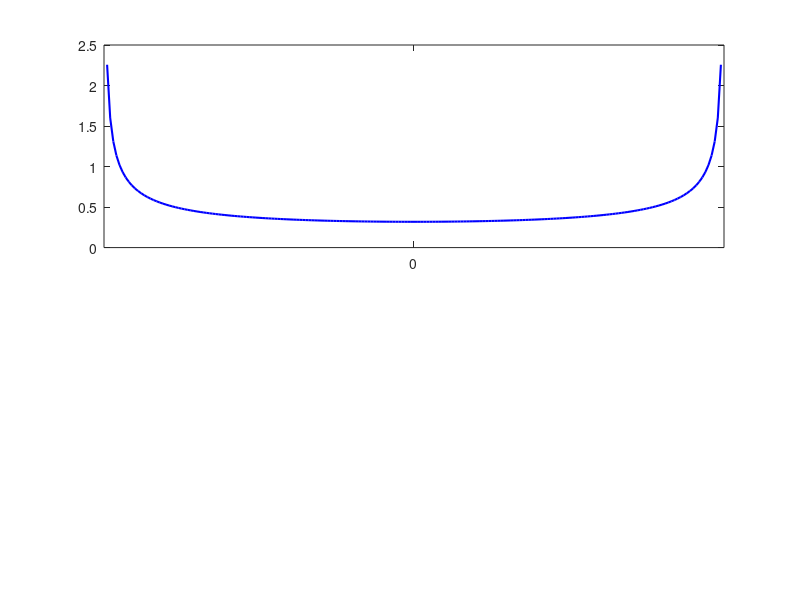

The MATLAB source for this figure: (Note: this script raises an error after producing the figure.)
clear;
clc;

grid_size = 0.01;
xgrid = (-1+grid_size):grid_size:(1 - grid_size);
n=2
%Implied Distribution for q
y2 = (1 - (xgrid.^2)).^((n-3)/2);
a=gamma(n/2)/(gamma(1/2)*gamma((n-1)/2));
y2 = y2*a;

subplot(2,1,1)
plot(xgrid,y2,'b-','LineWidth',1.5)
set(gca,'Xtick',0)
text(-1 ,-0.25,'-\sigma_{ii}^{0.5}','hor','center')
text(1 ,-0.25,'\sigma_{ii}^{0.5}','hor','center')
hold on

grid_size = 0.01;
xgrid = (-1+grid_size):grid_size:(1 - grid_size);
n=6
y2 = (1 - (xgrid.^2)).^((n-3)/2);
a=gamma(n/2)/(gamma(1/2)*gamma((n-1)/2));
y2 = y2*a;

plot(xgrid,y2,'k--','LineWidth',1.5)
hold on

grid_size = 0.01;
xgrid = (-1+grid_size):grid_size:(1 - grid_size);
n=12
y2 = (1 - (xgrid.^2)).^((n-3)/2);
a=gamma(n/2)/(gamma(1/2)*gamma((n-1)/2));
y2 = y2*a;
plot(xgrid,y2,'r:','LineWidth',1.5)

legend('#variables=2','#variables=6','#variables=12','Location','BestOutside')
title('Response of variable i to any 1SD structural shock')